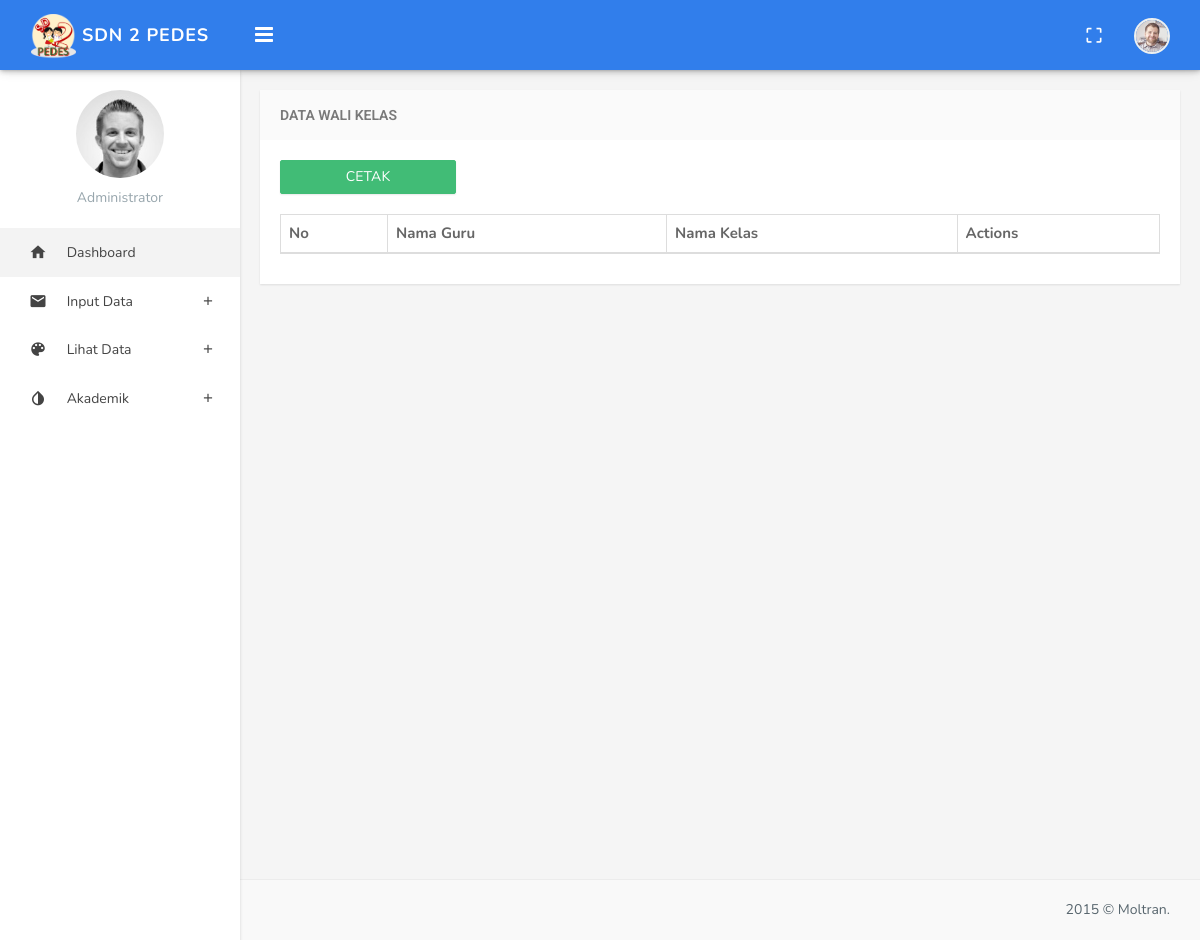
Before: /index.php/admin/lihatdata/lihatwalikelas with the older database file.
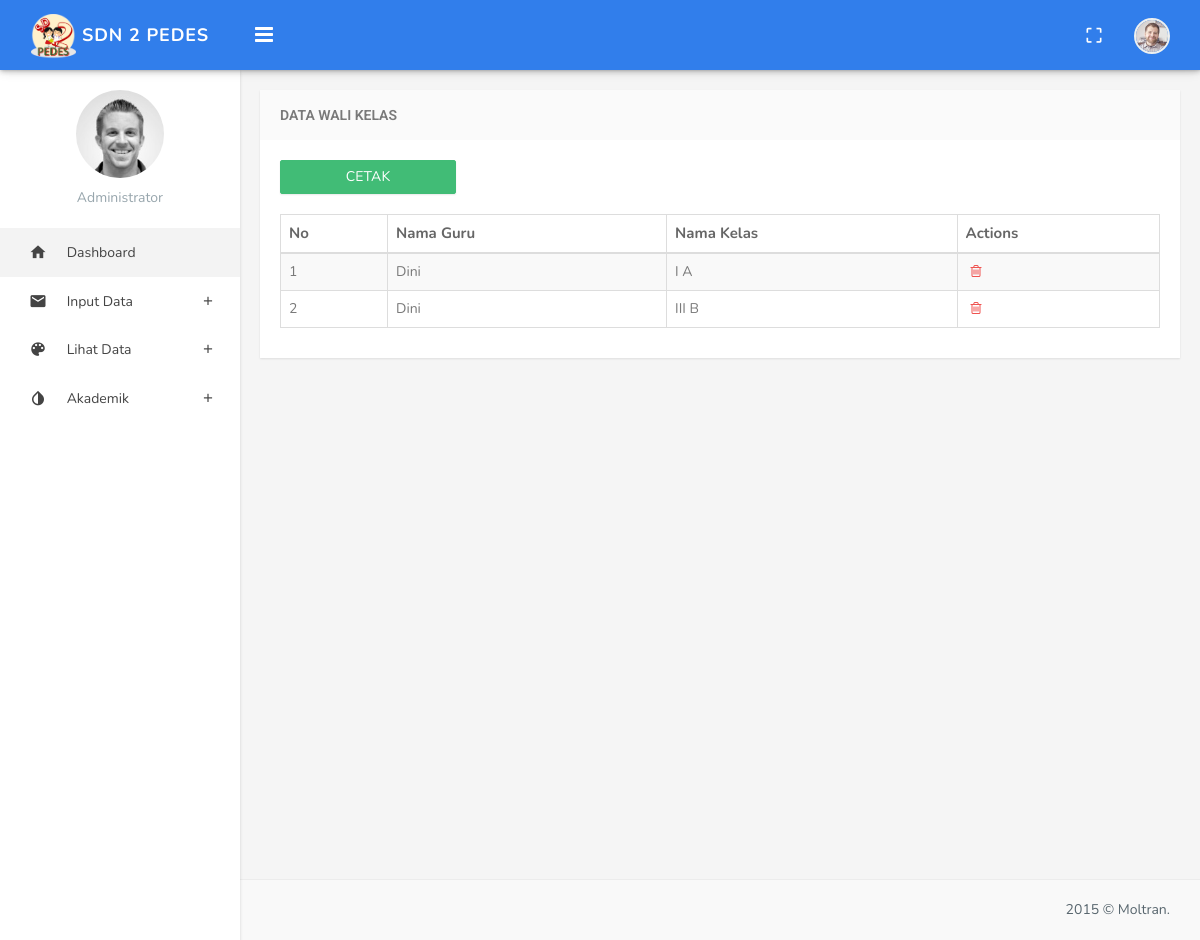
After: the same page with the newer database file.
### tables this page shows
CREATE TABLE `wali_kelas` (
  `id` int(5) NOT NULL,
  `id_guru` varchar(25) NOT NULL,
  `id_kelas` int(5) NOT NULL,
  `NIP` int(30) NOT NULL
);

CREATE TABLE `guru` (
  `id` varchar(25) NOT NULL,
  `NIP` varchar(20) NOT NULL,
  `nama` varchar(50) NOT NULL,
  `ttl` varchar(225) NOT NULL,
  `jabatan` varchar(120) NOT NULL,
  `jk` enum('L','P') NOT NULL,
  `agama` varchar(20) NOT NULL,
  `warganegara` varchar(20) NOT NULL,
  `nope` varchar(15) NOT NULL,
  `alamat` varchar(2000) NOT NULL
);

CREATE TABLE `ruang_kelas` (
  `id` int(5) NOT NULL,
  `nama_ruangan` varchar(6) NOT NULL,
  `jumlah_siswa` int(2) NOT NULL
);

### application/controllers/admin/Lihatdata.php (called while the page is built, shortened)
<?php
class Lihatdata extends CI_Controller
{
	public function lihatwalikelas()
	{
		$data['wali'] = $this->db->select('wali_kelas.*,guru.nama,ruang_kelas.nama_ruangan')->from('wali_kelas')->join('guru','guru.id=wali_kelas.id_guru','INNER')->join('ruang_kelas','ruang_kelas.id=wali_kelas.id_kelas','INNER')->get()->result();
		$this->load->view('admin/lihatdata/wali/index',$data);
	}
}

### index.php (called while the page is built, shortened)
<?php
require_once BASEPATH.'core/CodeIgniter.php';

### application/views/admin/lihatdata/wali/index.php (the view, shortened to what this page needs)
<!DOCTYPE html>
<html>
<head>
</head>
<body class="fixed-left">
    <div id="wrapper">
        <div class="content-page">
            <div class="content">
                <div class="container">
                    <div class="row">
                        <div class="col-sm-12">
                            <div class="panel panel-default">
                                <div class="panel-heading"><h3 class="panel-title">Data Wali Kelas</h3></div>
                                <div class="panel-body">
                                    <a href="<?=site_url('admin/lihatdata/cetakwali');?>" target="_blank" class="btn btn-success" style="width: 20%; margin-bottom: 20px;">CETAK</a>
                                    <table class="datatables table table-bordered table-striped" id="datatable-editable">
                                        <thead>
                                            <tr>
                                                <th>No</th>
                                                <th>Nama Guru</th>
                                                <th>Nama Kelas</th>
                                                <th>Actions</th>
                                            </tr>
                                        </thead>
                                        <tbody>
                                            <?php $nomor = 1; ?>
                                            <?php foreach($wali as $sw) : ?>
                                                <tr class="gradeX">
                                                    <td><?= $nomor;?> </td>
                                                    <?php $nomor++;?>
                                                    <td><?= $sw->nama; ?>
                                                    </td>
                                                    <td><?= $sw->nama_ruangan; ?></td>
                                                    <td class="actions">
                                                        <a href="#" class="on-default remove-row"><i class="fa fa-trash-o hapus" siswa="<?= $sw->id;?>"></i></a>
                                                    </td>
                                                </tr>
                                            <?php endforeach; ?>
                                        </tbody>
                                    </table>
                                </div>
                            </div>
                        </div>
                    </div>
                </div>
            </div>
            <footer class="footer text-right">
                2015 © Moltran.
            </footer>
        </div>
</div>
</body>
</html>

Changed rows visible on the page:
added wali_kelas: id_guru.nama "Dini", id_kelas.nama_ruangan "I A"
added wali_kelas: id_guru.nama "Dini", id_kelas.nama_ruangan "III B"
